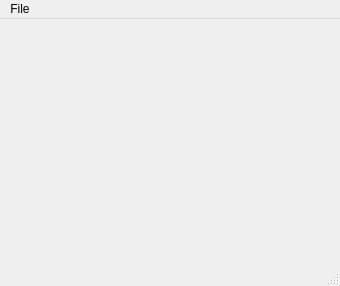
<?xml version="1.0" encoding="UTF-8"?>
<ui version="4.0">
 <class>bootstrapContraction</class>
 <widget class="QMainWindow" name="bootstrapContraction">
  <property name="geometry">
   <rect>
    <x>0</x>
    <y>0</y>
    <width>340</width>
    <height>286</height>
   </rect>
  </property>
  <property name="windowTitle">
   <string>Bootstrap Contraction</string>
  </property>
  <property name="autoFillBackground">
   <bool>true</bool>
  </property>
  <widget class="QWidget" name="centralwidget">
   <layout class="QHBoxLayout" name="horizontalLayout">
    <item>
     <widget class="QLabel" name="bootstrapContractionImage">
      <property name="text">
       <string/>
      </property>
     </widget>
    </item>
   </layout>
  </widget>
  <widget class="QMenuBar" name="menubar">
   <property name="geometry">
    <rect>
     <x>0</x>
     <y>0</y>
     <width>340</width>
     <height>22</height>
    </rect>
   </property>
   <widget class="QMenu" name="menuFile">
    <property name="title">
     <string>File</string>
    </property>
    <widget class="QMenu" name="menuExport">
     <property name="title">
      <string>Export...</string>
     </property>
     <addaction name="actionPNG"/>
     <addaction name="actionPDF"/>
    </widget>
    <addaction name="menuExport"/>
   </widget>
   <addaction name="menuFile"/>
  </widget>
  <widget class="QStatusBar" name="statusbar"/>
  <action name="actionPNG">
   <property name="text">
    <string>PNG</string>
   </property>
  </action>
  <action name="actionPDF">
   <property name="text">
    <string>PDF</string>
   </property>
  </action>
 </widget>
 <resources/>
 <connections/>
</ui>
